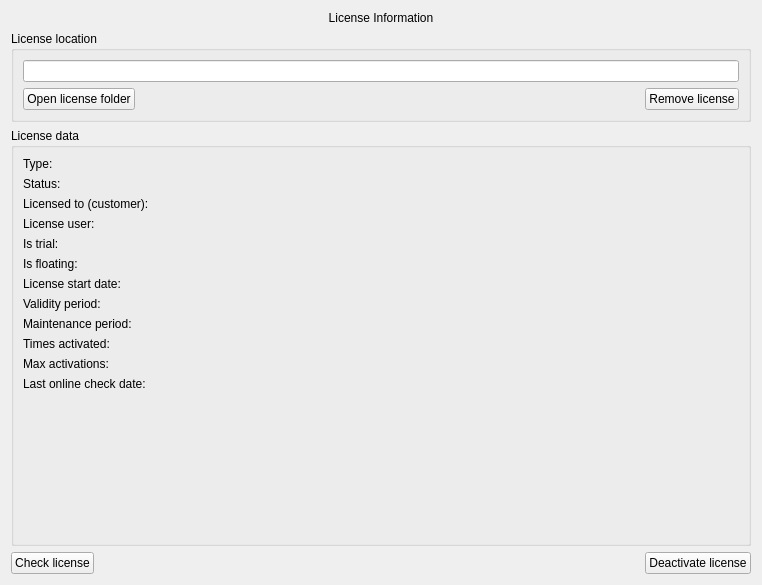
<?xml version="1.0" encoding="UTF-8"?>
<ui version="4.0">
 <class>LicenseInfoWidget</class>
 <widget class="QWidget" name="LicenseInfoWidget">
  <property name="geometry">
   <rect>
    <x>0</x>
    <y>0</y>
    <width>762</width>
    <height>585</height>
   </rect>
  </property>
  <property name="windowTitle">
   <string>Form</string>
  </property>
  <layout class="QVBoxLayout" name="verticalLayout_2" stretch="0,0,1,0">
   <item>
    <widget class="QLabel" name="lLicenseInfo">
     <property name="text">
      <string>License Information</string>
     </property>
     <property name="alignment">
      <set>Qt::AlignCenter</set>
     </property>
    </widget>
   </item>
   <item>
    <widget class="QGroupBox" name="groupLicenseLocation">
     <property name="title">
      <string>License location</string>
     </property>
     <layout class="QVBoxLayout" name="verticalLayout">
      <item>
       <widget class="QLineEdit" name="eLicenseLocation">
        <property name="readOnly">
         <bool>true</bool>
        </property>
       </widget>
      </item>
      <item>
       <layout class="QHBoxLayout" name="hLayout">
        <item>
         <widget class="QPushButton" name="bOpenLicenseFolder">
          <property name="text">
           <string>Open license folder</string>
          </property>
         </widget>
        </item>
        <item>
         <spacer name="hSpacer">
          <property name="orientation">
           <enum>Qt::Horizontal</enum>
          </property>
          <property name="sizeHint" stdset="0">
           <size>
            <width>128</width>
            <height>13</height>
           </size>
          </property>
         </spacer>
        </item>
        <item>
         <widget class="QPushButton" name="bRemoveLicense">
          <property name="text">
           <string>Remove license</string>
          </property>
         </widget>
        </item>
       </layout>
      </item>
     </layout>
    </widget>
   </item>
   <item>
    <widget class="QGroupBox" name="groupLicenseData">
     <property name="title">
      <string>License data</string>
     </property>
     <layout class="QFormLayout" name="formLayout">
      <item row="0" column="0">
       <widget class="QLabel" name="label">
        <property name="text">
         <string>Type:</string>
        </property>
       </widget>
      </item>
      <item row="0" column="1">
       <widget class="QLabel" name="lType">
        <property name="text">
         <string/>
        </property>
       </widget>
      </item>
      <item row="1" column="0">
       <widget class="QLabel" name="label_2">
        <property name="text">
         <string>Status:</string>
        </property>
       </widget>
      </item>
      <item row="1" column="1">
       <widget class="QLabel" name="lStatus">
        <property name="text">
         <string/>
        </property>
       </widget>
      </item>
      <item row="2" column="0">
       <widget class="QLabel" name="label_3">
        <property name="text">
         <string>Licensed to (customer):</string>
        </property>
       </widget>
      </item>
      <item row="2" column="1">
       <widget class="QLabel" name="lCustomer">
        <property name="text">
         <string/>
        </property>
       </widget>
      </item>
      <item row="3" column="0">
       <widget class="QLabel" name="label_4">
        <property name="text">
         <string>License user:</string>
        </property>
       </widget>
      </item>
      <item row="3" column="1">
       <widget class="QLabel" name="lUser">
        <property name="text">
         <string/>
        </property>
       </widget>
      </item>
      <item row="4" column="0">
       <widget class="QLabel" name="label_5">
        <property name="text">
         <string>Is trial:</string>
        </property>
       </widget>
      </item>
      <item row="4" column="1">
       <widget class="QLabel" name="lTrial">
        <property name="text">
         <string/>
        </property>
       </widget>
      </item>
      <item row="5" column="0">
       <widget class="QLabel" name="label_6">
        <property name="text">
         <string>Is floating:</string>
        </property>
       </widget>
      </item>
      <item row="5" column="1">
       <widget class="QLabel" name="lFloating">
        <property name="text">
         <string/>
        </property>
       </widget>
      </item>
      <item row="7" column="0">
       <widget class="QLabel" name="label_7">
        <property name="text">
         <string>Validity period:</string>
        </property>
       </widget>
      </item>
      <item row="7" column="1">
       <widget class="QLabel" name="lValidity">
        <property name="text">
         <string/>
        </property>
       </widget>
      </item>
      <item row="8" column="0">
       <widget class="QLabel" name="label_9">
        <property name="text">
         <string>Maintenance period:</string>
        </property>
       </widget>
      </item>
      <item row="8" column="1">
       <widget class="QLabel" name="lMaintenance">
        <property name="text">
         <string/>
        </property>
       </widget>
      </item>
      <item row="9" column="0">
       <widget class="QLabel" name="label_11">
        <property name="text">
         <string>Times activated:</string>
        </property>
       </widget>
      </item>
      <item row="9" column="1">
       <widget class="QLabel" name="lTimesActivated">
        <property name="text">
         <string/>
        </property>
       </widget>
      </item>
      <item row="10" column="0">
       <widget class="QLabel" name="label_13">
        <property name="text">
         <string>Max activations:</string>
        </property>
       </widget>
      </item>
      <item row="10" column="1">
       <widget class="QLabel" name="lMaxActivations">
        <property name="text">
         <string/>
        </property>
       </widget>
      </item>
      <item row="11" column="0">
       <widget class="QLabel" name="label_8">
        <property name="text">
         <string>Last online check date:</string>
        </property>
       </widget>
      </item>
      <item row="11" column="1">
       <widget class="QLabel" name="lCheckDate">
        <property name="text">
         <string/>
        </property>
       </widget>
      </item>
      <item row="6" column="0">
       <widget class="QLabel" name="label_10">
        <property name="text">
         <string>License start date:</string>
        </property>
       </widget>
      </item>
      <item row="6" column="1">
       <widget class="QLabel" name="lStartDate">
        <property name="text">
         <string/>
        </property>
       </widget>
      </item>
     </layout>
    </widget>
   </item>
   <item>
    <layout class="QHBoxLayout" name="bottomLayout">
     <item>
      <widget class="QPushButton" name="bCheck">
       <property name="text">
        <string>Check license</string>
       </property>
      </widget>
     </item>
     <item>
      <spacer name="bottomSpacer">
       <property name="orientation">
        <enum>Qt::Horizontal</enum>
       </property>
       <property name="sizeHint" stdset="0">
        <size>
         <width>188</width>
         <height>20</height>
        </size>
       </property>
      </spacer>
     </item>
     <item>
      <widget class="QPushButton" name="bDeactivate">
       <property name="text">
        <string>Deactivate license</string>
       </property>
      </widget>
     </item>
    </layout>
   </item>
  </layout>
 </widget>
 <resources/>
 <connections/>
</ui>
